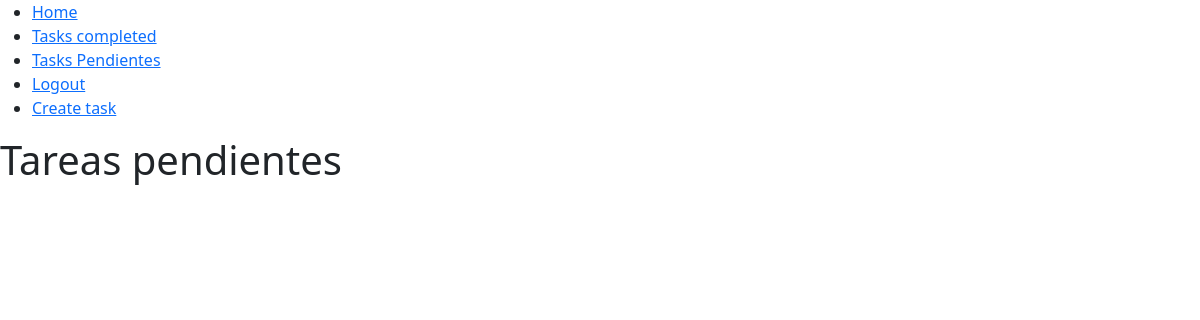
Before: /tasks/ (signed in) with the older database file.
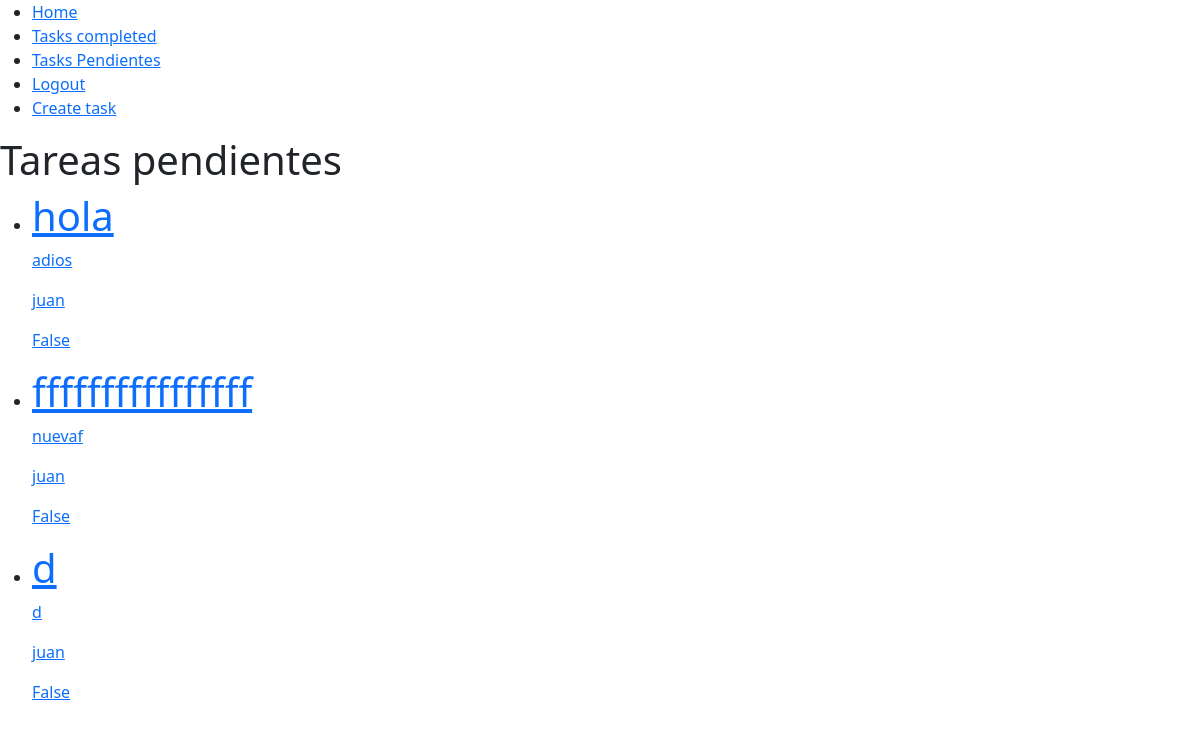
After: the same page with the newer database file.
### tasks/models.py (models this page shows, shortened)
class Tasks(models.Model):
    title = models.CharField(max_length=100)
    description = models.TextField(blank = True)
    created = models.DateTimeField(auto_now_add = True)
    datecompleted = models.DateTimeField(null = True, blank = True)
    important = models.BooleanField(default = False)
    user = models.ForeignKey(User, on_delete=models.CASCADE)

### tasks/views.py (the view)
# urls.py: path('tasks/',views.tasks, name='tasks'),
@login_required
def tasks(request):
    tasks = Tasks.objects.filter(user=request.user, datecompleted__isnull=True)
    return render(request, "tasks.html", {'tasks' : tasks})

### tasks/templates/tasks.html (shortened to what this page needs)
{% extends 'base.html' %}
{% block content %}
<h1>Tareas pendientes</h1>
{% for task in tasks %}
<ul>
    <li>
        <a <a href="{% url 'task_detail' task.id %}">
            <h1>{{task.title}}</h1>
            <p>{{task.description}}</p>
            <p>{{task.user}}</p>
            <p>{{task.important}}</p>
        </a>
    </li>
</ul>
{% endfor %}
{% endblock %}

### tasks/templates/base.html (shortened to what this page needs)
<!DOCTYPE html>
<html lang="es">
<head>
   <link rel="stylesheet" href="https://cdn.jsdelivr.net/npm/bootstrap@5.2.0/dist/css/bootstrap.min.css">
</head>
<body>
  <nav>
    <ul>
      <li>
        <a href="/">Home</a>
      </li>
      {% if user.is_authenticated %}
      <li>
        <a href="/tasks_completed">Tasks completed</a>
      </li>
      <li>
        <a href="/tasks">Tasks Pendientes</a>
      </li>
      <li>
        <a href="/logout">Logout</a>
      </li>
      <li>
        <a href="/create/task/">Create task</a>
      </li>
      {% endif %}
    </ul>
  </nav>
	{% block content %}
	{% endblock %}
  </body>
</html>

Changed rows visible on the page:
added Tasks: title "hola", description "adios", user "juan", important "False"
added Tasks: title "ffffffffffffffff", description "nuevaf", user "juan", important "False"
added Tasks: title "d", description "d", user "juan", important "False"
